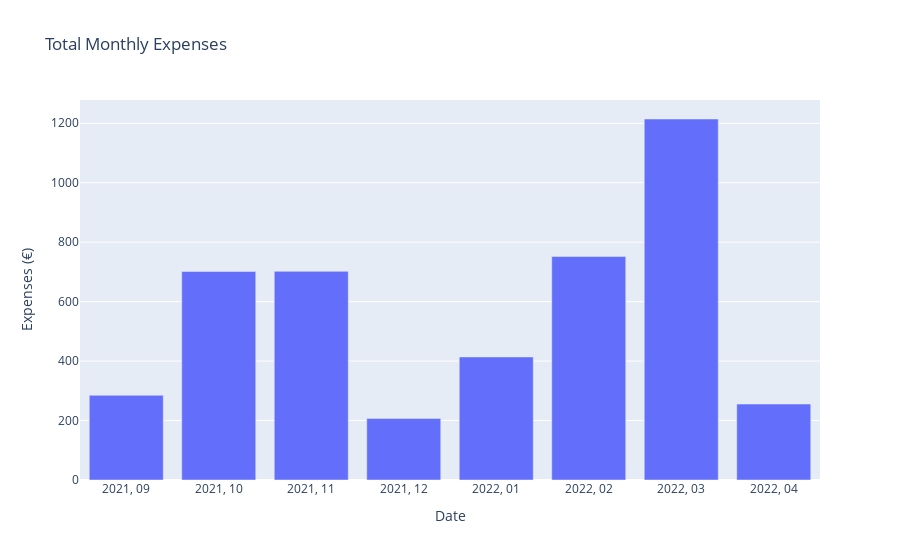

Notebook code for this chart:
### Code cell
df = data[data["Bedrag"] < 0] 
df["Bedrag"] = df['Bedrag']*(-1) 
Total_Monthly_Expenses_Table = df.groupby('year_month')['Bedrag'].sum().reset_index(name = 'sum')
Total_Monthly_Expenses_Chart = px.bar(Total_Monthly_Expenses_Table, x = "year_month", y = "sum", title = "Total Monthly Expenses")
Total_Monthly_Expenses_Chart.update_yaxes(title = 'Expenses (€)', visible = True, showticklabels = True)
Total_Monthly_Expenses_Chart.update_xaxes(title = 'Date', visible = True, showticklabels = True)

### Figure 1 — Plotly figure (JSON) as saved in the notebook; plotly's stock layout.template omitted (floating-point values rounded to 4 significant figures)
{"data": [{"alignmentgroup": "True", "hovertemplate": "year_month=%{x}<br>sum=%{y}<extra></extra>", "legendgroup": "", "marker": {"color": "#636efa", "pattern": {"shape": ""}}, "name": "", "offsetgroup": "", "orientation": "v", "showlegend": false, "textposition": "auto", "type": "bar", "x": ["2021, 09", "2021, 10", "2021, 11", "2021, 12", "2022, 01", "2022, 02", "2022, 03", "2022, 04"], "xaxis": "x", "y": [284.9, 701.3, 701.9, 207.2, 414.0, 751.7, 1214.0, 255.5], "yaxis": "y"}], "layout": {"barmode": "relative", "legend": {"tracegroupgap": 0}, "title": {"text": "Total Monthly Expenses"}, "xaxis": {"anchor": "y", "domain": [0, 1], "showticklabels": true, "title": {"text": "Date"}, "visible": true}, "yaxis": {"anchor": "x", "domain": [0, 1], "showticklabels": true, "title": {"text": "Expenses (€)"}, "visible": true}}}
